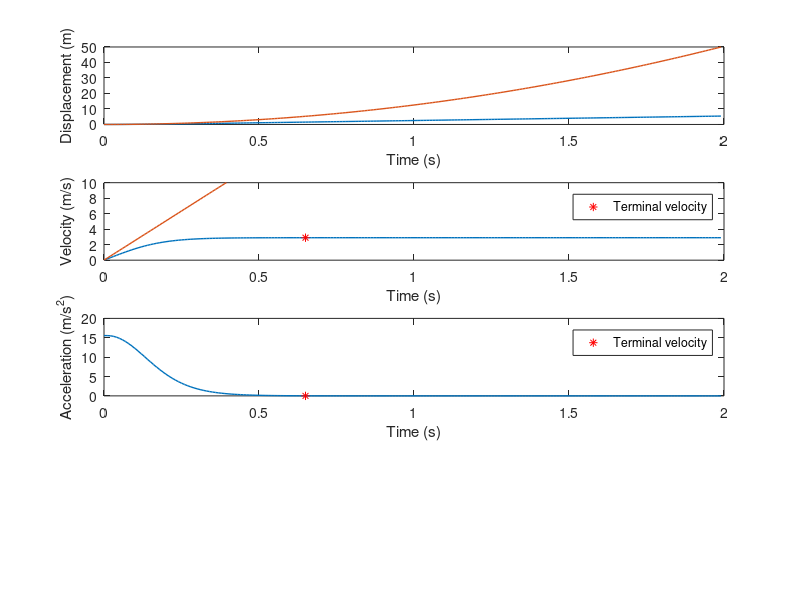

Reproduce this figure in MATLAB.

g = 9.81;                   %gravity
mass = 2;                   %we assume weight is 2 kg
vol = 4;                    %we assume volume is 4 m^3
rho = 1.293;                %air density at sea level
D = 3.7;                    %0.5*0.9*rho*(area/2);
Fb = vol*rho*g;             %lifting force

%wind
%w0 = 7;
%q = 10;

%Euler-Cromer method
time=2;                     %time interval
dt=.01;                     %time-step, delta t

%decides how many rows will be in each matrix based on delta t
n = ceil(time/dt);

%create and set matrices to n rows and 1 column
y = zeros(n,1);             %y(position)
v = zeros(n,1);             %v(velocity)
a = zeros(n,1);             %a(acceleration)
%ax = zeros(n,1);            %acceleration on x
%w = zeros(n,1);             %wind
%vx = zeros(n,1);            %velocity on x

%calculate a,v,y with no drag(Nd)
aNd = zeros(n,1);           
vNd = zeros(n,1);
yNd = zeros(n,1);

t = zeros(n,1);             %t(time)

%set initial conditions
a(1) = Fb/mass-g-(D/mass)*abs(v(1))*v(1);   %set acceleration on y
%ax(1) = (D/mass)*abs(vx(1))*vx(1);          %set acceleration on x
%w(1) = 5;                                  %initial wind velocity m/s
aNd = Fb/mass;

for i = 1:n-1
    v(i+1) = v(i) + a(i)*dt;                        %integral of acceleration
    y(i+1) = y(i) + v(i)*dt;                        %integral of velocity
    a(i+1) = Fb/mass-g-(D/mass)*abs(v(i))*v(i);     %acceleration with drag
    %ax(i+1)= (D/mass)*abs(vx(i))*vx(i);            %acceleration on x-axis
    %w(i+1) = w0*(1-exp(-y(i)/q));                  %wind speed based on height
    %vx(i+1) = vx(i) + ax(i)*dt;                    %velocity on x-axis
    vNd(i+1) = vNd(i) + aNd(i)*dt;                        %integral of acceleration
    yNd(i+1) = yNd(i) + vNd(i)*dt;  
    aNd(i+1) = Fb/mass;

    t(i+1) = t(i) + dt;                             %set time for each i
end

%plot displacement over time
subplot(4,1,1)
plot(t,y,'LineWidth',1)
xlabel('Time (s)')
ylabel('Displacement (m)')
hold on
plot(t,yNd, 'Linewidth', 1)
hold off

%plot velocity over time
subplot(4,1,2)
plot(t,v,'LineWidth',1)
%set y-axis limit to 4, makes it easier to read graph
ylim([0 10])
xlabel('Time (s)')
ylabel('Velocity (m/s)')
%point when acceleration is close enough to 0 = terminal velocity
hold on
plot(t,vNd, 'Linewidth',1)
tv = plot(0.65,2.90001,'r*');
legend(tv,'Terminal velocity')
hold off

%plot acceleration over time
subplot(4,1,3)
plot(t,a,'LineWidth',1)
%set y-axis limit to 20, makes it easier to read graph
ylim([0 20])
xlabel('Time (s)')
ylabel('Acceleration (m/s^2)')
hold on
tv = plot(0.65,0,'r*');
legend(tv,'Terminal velocity')
hold off

